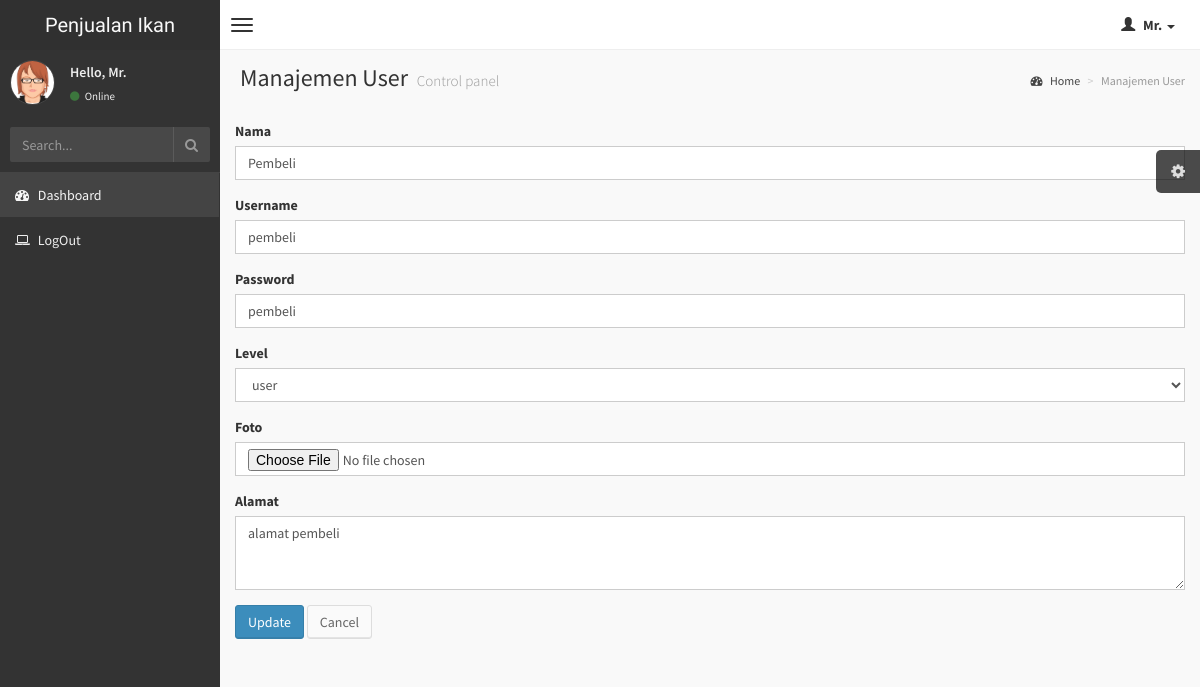
Screenshot of /user/update/6.html with the database file from the repository.
### tables this page shows
CREATE TABLE `user` (
  `id_user` int(11) NOT NULL,
  `nama` varchar(50) DEFAULT NULL,
  `username` varchar(30) DEFAULT NULL,
  `password` varchar(30) DEFAULT NULL,
  `level` varchar(20) DEFAULT NULL,
  `foto` varchar(100) DEFAULT NULL,
  `alamat` text DEFAULT NULL
);

### application/controllers/User.php (called while the page is built, shortened)
<?php
class User extends CI_Controller
{
    function __construct()
    {
        $this->load->model('User_model');
        $this->load->library('form_validation');
    }
    public function update($id)
    {
        $row = $this->User_model->get_by_id($id);
        if ($row) {
            $data = array(
                'button' => 'Update',
                'action' => site_url('user/update_action'),
		'id_user' => set_value('id_user', $row->id_user),
		'nama' => set_value('nama', $row->nama),
		'username' => set_value('username', $row->username),
		'password' => set_value('password', $row->password),
		'level' => set_value('level', $row->level),
		'foto' => set_value('foto', $row->foto),
		'alamat' => set_value('alamat', $row->alamat),
        'konten' => 'user/user_form',
            'judul' => 'Manajemen User',
	    );
            $this->load->view('v_index', $data);
        } else {
            $this->session->set_flashdata('message', 'Record Not Found');
            redirect(site_url('user'));
        }
    }
}

### index.php (called while the page is built, shortened)
<?php
require_once BASEPATH.'core/CodeIgniter.php';

### application/models/User_model.php (called while the page is built, shortened)
<?php
class User_model extends CI_Model
{
    public $table = 'user';
    public $id = 'id_user';
    function get_by_id($id)
    {
        $this->db->where($this->id, $id);
        return $this->db->get($this->table)->row();
    }
}

### application/views/user/user_form.php (the view, shortened to what this page needs)
<form action="<?php echo $action; ?>" method="post" enctype="multipart/form-data">
        <div class="form-group">
            <label for="varchar">Nama <?php echo form_error('nama') ?></label>
            <input type="text" class="form-control" name="nama" id="nama" placeholder="Nama" value="<?php echo $nama; ?>" />
        </div>
        <div class="form-group">
            <label for="varchar">Username <?php echo form_error('username') ?></label>
            <input type="text" class="form-control" name="username" id="username" placeholder="Username" value="<?php echo $username; ?>" />
        </div>
        <div class="form-group">
            <label for="varchar">Password <?php echo form_error('password') ?></label>
            <input type="text" class="form-control" name="password" id="password" placeholder="Password" value="<?php echo $password; ?>" />
        </div>
        <div class="form-group">
            <label for="varchar">Level <?php echo form_error('level') ?></label>
            <select class="form-control" name="level">
                <option value="<?php echo $level ?>"><?php echo $level ?></option>
            </select>
        </div>
        <div class="form-group">
            <label for="varchar">Foto <?php  ?></label>
            <input type="file" class="form-control" name="foto" id="foto" placeholder="Foto"/>
        </div>
        <div class="form-group">
            <label for="alamat">Alamat <?php echo form_error('alamat') ?></label>
            <textarea class="form-control" rows="3" name="alamat" id="alamat" placeholder="Alamat"><?php echo $alamat; ?></textarea>
        </div>
        <button type="submit" class="btn btn-primary"><?php echo $button ?></button>
        <a href="<?php echo site_url('user') ?>" class="btn btn-default">Cancel</a>
    </form>

### assets/css/AdminLTE.css (style rules this page uses)
html, body { overflow-x: hidden!important; font-family: 'Source Sans Pro', sans-serif; -webkit-font-smoothing: antialiased; min-height: 100%; background: #f9f9f9; }
a { color: #3c8dbc; }
.form-control { -webkit-border-radius: 0px !important; -moz-border-radius: 0px !important; border-radius: 0px !important; box-shadow: none; }
.btn { font-weight: 500; -webkit-border-radius: 3px; -moz-border-radius: 3px; border-radius: 3px; border: 1px solid transparent; -webkit-box-shadow: inset 0px -2px 0px 0px rgba(0, 0, 0, 0.09); -moz-box-shadow: inset 0px -2px 0px 0px rgba(0, 0, 0, 0.09); box-shadow: inset 0px -1px 0px 0px rgba(0, 0, 0, 0.09); }
.btn.btn-default { background-color: #fafafa; color: #666; border-color: #ddd; border-bottom-color: #ddd; }
.btn.btn-primary { background-color: #3c8dbc; border-color: #367fa9; }

### rows the page displays
user: nama "Pembeli", username "pembeli", password "pembeli", level "user", alamat "alamat pembeli"

### other values shown
$judul "Manajemen User"
$button "Update"
